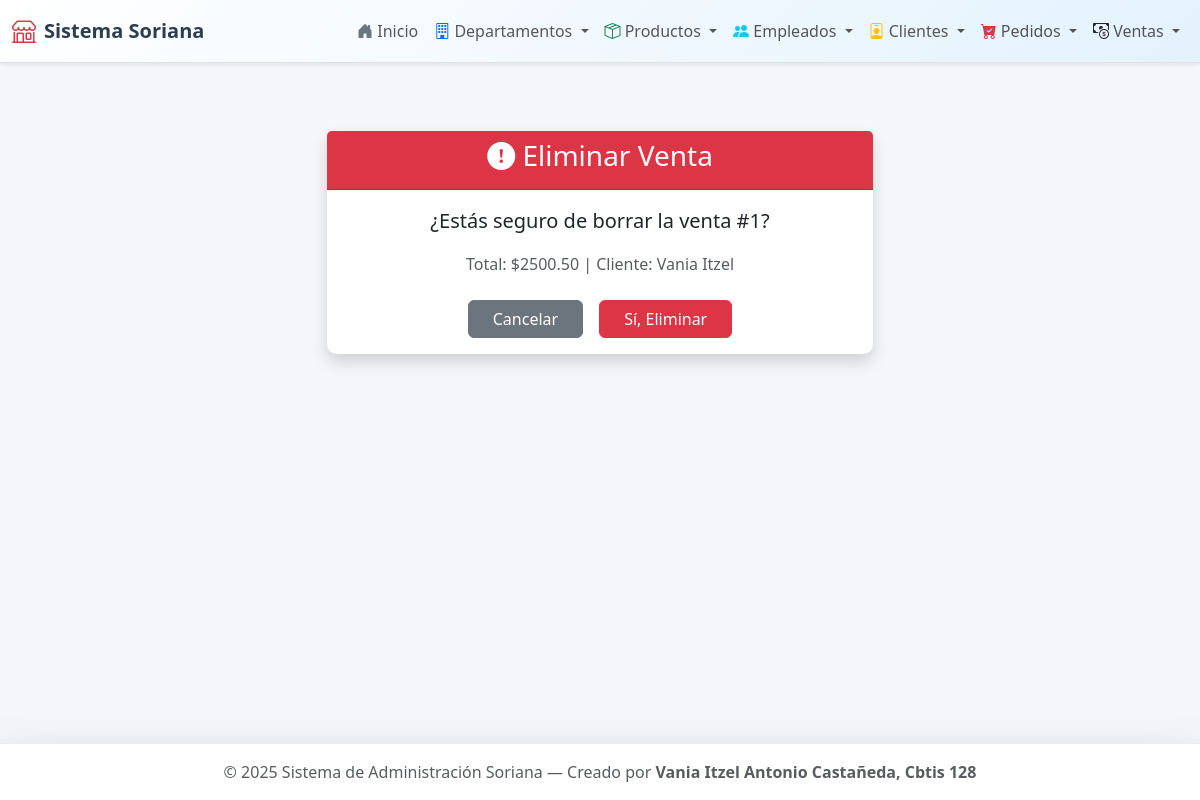
/ventas/borrar/1/, run on the app's committed database.
### app_Soriana/models.py (models this page shows, shortened)
class Ventas(models.Model):
    id = models.AutoField(primary_key=True)
    METODO_PAGO_CHOICES = [
        ('Tarjeta', 'Tarjeta de Crédito/Débito'),
        ('Efectivo', 'Efectivo'),
        ('Transferencia', 'Transferencia Bancaria'),
        ('PayPal', 'PayPal'),
    ]
    id_cliente = models.ForeignKey(Clientes, on_delete=models.CASCADE)
    id_empleado = models.ForeignKey(Empleados, on_delete=models.CASCADE)
    fecha_venta = models.DateTimeField(auto_now_add=True)
    cant_productos = models.IntegerField(default=0)
    total_venta = models.DecimalField(max_digits=10, decimal_places=2, default=0.00)
    metodo_pago = models.CharField(max_length=50, choices=METODO_PAGO_CHOICES, default='Tarjeta')

class Clientes(models.Model):
    id = models.AutoField(primary_key=True)
    TIPO_REGISTRO_CHOICES = [
        ('Local', 'Local'),
        ('En linea', 'En linea'),
    ]
    nombre = models.CharField(max_length=100)
    apellido = models.CharField(max_length=100)
    email = models.EmailField(unique=True)
    telefono = models.CharField(max_length=15, blank=True, null=True)
    fecha_registro = models.DateField(auto_now_add=True)
    tipo_registro = models.CharField(max_length=20, choices=TIPO_REGISTRO_CHOICES, default='Particular')

### app_Soriana/views.py (the view)
# urls.py: path('ventas/borrar/<int:id>/', views.borrar_Ventas, name='borrar_Ventas'),
def borrar_Ventas(request, id):
    venta = get_object_or_404(Ventas, id=id)
    if request.method == 'POST':
        venta.delete()
        messages.success(request, 'Venta eliminada correctamente.')
        return redirect('inicio_Ventas')
    return render(request, 'Ventas/borrar_venta.html', {'venta': venta})

### app_Soriana/templates/Ventas/borrar_venta.html (shortened to what this page needs)
{% extends 'base.html' %}
{% block content %}
<div class="row justify-content-center mt-5">
    <div class="col-md-6">
        <div class="card border-danger shadow">
            <div class="card-header bg-danger text-white text-center">
                <h3><i class="bi bi-exclamation-circle-fill"></i> Eliminar Venta</h3>
            </div>
            <div class="card-body text-center">
                <p class="lead">¿Estás seguro de borrar la venta <strong>#{{ venta.id }}</strong>?</p>
                <p class="text-muted">Total: ${{ venta.total_venta }} | Cliente: {{ venta.id_cliente.nombre }}</p>
                <form method="POST">
                    <div class="d-flex justify-content-center gap-3 mt-4">
                        <a href="{% url 'inicio_Ventas' %}" class="btn btn-secondary px-4">Cancelar</a>
                        <button type="submit" class="btn btn-danger px-4">Sí, Eliminar</button>
                    </div>
                </form>
            </div>
        </div>
    </div>
</div>
{% endblock %}

### app_Soriana/templates/base.html (style rules this page uses)
body { background-color: #f4f6f9; color: #444; font-family: 'Segoe UI', Tahoma, Geneva, Verdana, sans-serif; }
.card { border: none; border-radius: 10px; box-shadow: 0 4px 6px rgba(0,0,0,0.05); }

### data on the page
Ventas: id "1", total_venta "2500.50", id_cliente.nombre "Vania Itzel"
